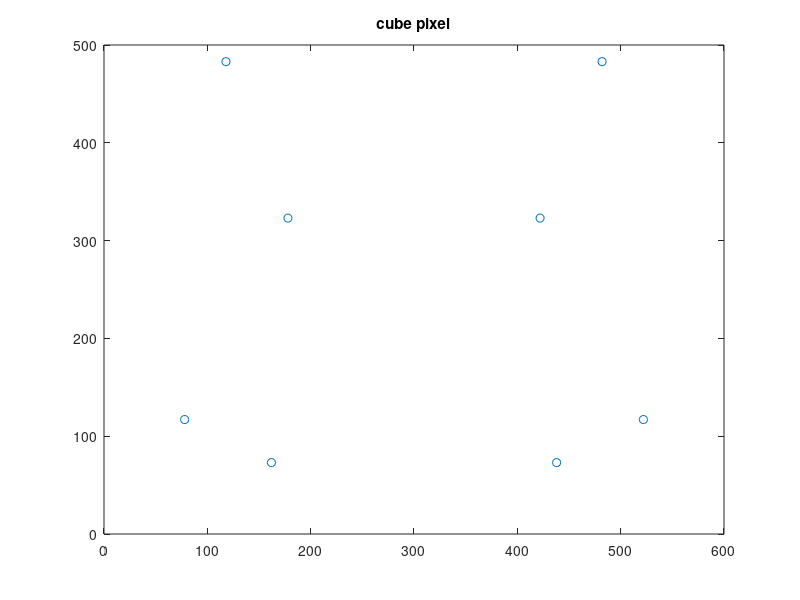

Source code (MATLAB):
cube_pixel = [
    422 323 1; 178 323 1; 118 483 1; 482 483 1; 
    438 73  1; 162 73  1; 78  117 1; 522 117 1]; 
plot(cube_pixel(:,1),cube_pixel(:,2),'o');
title('cube pixel');

cube = [
        2  2 2 1; -2  2 2 1; -2  2 -2 1; 2  2 -2 1;
        2 -2 2 1; -2 -2 2 1; -2 -2 -2 1; 2 -2 -2 1
        ];
for i = 1 : 8
    P(2*i-1:2*i,:)=[
        cube(i,:), 0, 0, 0, 0, -cube_pixel(i,1)*cube(i,:);
        0, 0, 0, 0, cube(i,:), -cube_pixel(i,2)*cube(i,:)
        ];
end
% Print Matrix P
disp('Matrix P =')
disp(P)

[Up,Sp,Vp] = svd(P);
for i = 1 : 3
    M(i,:) = Vp(4*i-3:4*i,12)';
end
% Print Matrix M
disp('Matrix M =')
disp(M)

[Um,Sm,Vm] = svd(M);
center = Vm(1:3,4)/Vm(4,4);
disp('center =')
disp(center)

%print M'
m = M(:,1:3)/M(3,3);
disp('3x3 Matrix of M =')
disp(m)

% compute Rx, Sitax, N 
cos = m(3,3) / sqrt(m(3,3).^2 + m(3,2).^2);
sin = -m(3,2) / sqrt(m(3,3).^2 + m(3,2).^2);
Sitax = asin(sin);
Rx = [
    1   0   0; 
    0 cos -sin; 
    0 sin cos
    ];
N = m*Rx;
disp('Sitax =')
disp(Sitax)
disp('Matrix Rx =')
disp(Rx)
disp('Matrix N =')
disp(N)

% compute Rz, Sitaz 
cos = N(2,2) / sqrt(N(2,1).^2 + N(2,2).^2);
sin = -N(2,1) / sqrt(N(2,1).^2 + N(2,2).^2);
Rz = [
    cos -sin 0;
    sin cos 0;
    0 0 1
    ];
Sitaz = asin(sin);
disp('Sitaz =')
disp(Sitaz)
disp('Matrix Rz =')
disp(Rz)

% compute K
K = N * Rz;
K = K / K(3,3);
disp('K =');
disp(K);
